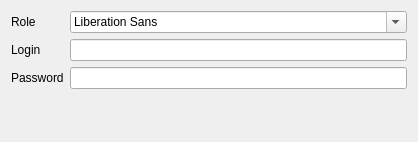
<?xml version="1.0" encoding="UTF-8"?>
<ui version="4.0">
 <class>Dialog</class>
 <widget class="QDialog" name="Dialog">
  <property name="geometry">
   <rect>
    <x>0</x>
    <y>0</y>
    <width>418</width>
    <height>142</height>
   </rect>
  </property>
  <property name="sizePolicy">
   <sizepolicy hsizetype="Fixed" vsizetype="Fixed">
    <horstretch>0</horstretch>
    <verstretch>0</verstretch>
   </sizepolicy>
  </property>
  <property name="windowTitle">
   <string>Dialog</string>
  </property>
  <layout class="QGridLayout" name="gridLayout">
   <item row="0" column="0">
    <layout class="QFormLayout" name="formLayout">
     <item row="0" column="0">
      <widget class="QLabel" name="role_label">
       <property name="text">
        <string>Role</string>
       </property>
      </widget>
     </item>
     <item row="1" column="0">
      <widget class="QLabel" name="login_lable">
       <property name="text">
        <string>Login</string>
       </property>
      </widget>
     </item>
     <item row="1" column="1">
      <widget class="QLineEdit" name="login_line"/>
     </item>
     <item row="2" column="0">
      <widget class="QLabel" name="password_lable">
       <property name="text">
        <string>Password</string>
       </property>
      </widget>
     </item>
     <item row="2" column="1">
      <widget class="QLineEdit" name="password_line">
       <property name="sizePolicy">
        <sizepolicy hsizetype="Expanding" vsizetype="Fixed">
         <horstretch>0</horstretch>
         <verstretch>0</verstretch>
        </sizepolicy>
       </property>
       <property name="autoFillBackground">
        <bool>false</bool>
       </property>
      </widget>
     </item>
     <item row="0" column="1">
      <widget class="QFontComboBox" name="role_selector"/>
     </item>
    </layout>
   </item>
  </layout>
 </widget>
 <resources/>
 <connections/>
</ui>
